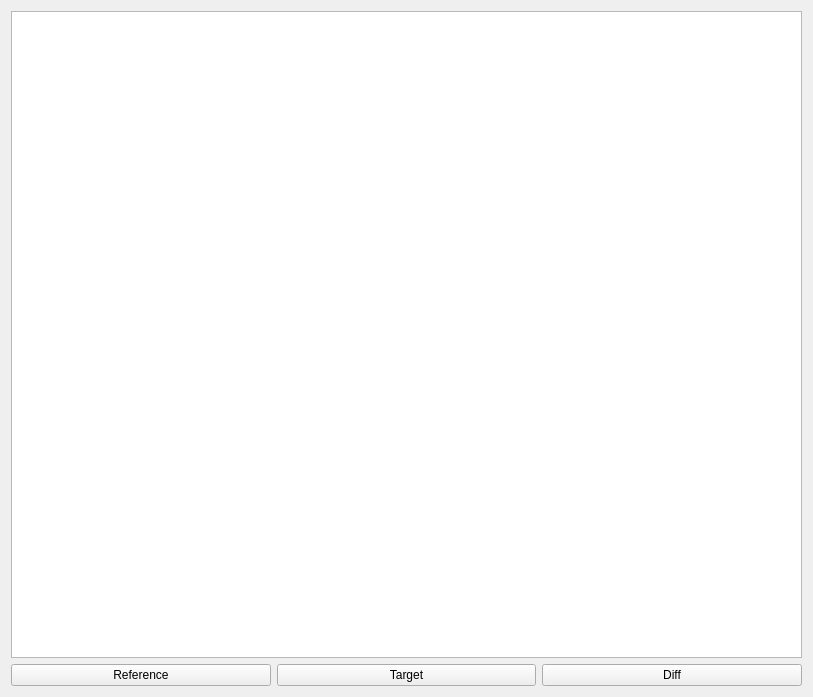
<?xml version="1.0" encoding="UTF-8"?>
<ui version="4.0">
 <class>Form_SpreadSheet</class>
 <widget class="QWidget" name="Form_SpreadSheet">
  <property name="geometry">
   <rect>
    <x>0</x>
    <y>0</y>
    <width>813</width>
    <height>697</height>
   </rect>
  </property>
  <property name="windowTitle">
   <string>Form</string>
  </property>
  <layout class="QVBoxLayout" name="verticalLayout">
   <item>
    <layout class="QGridLayout" name="gridLayout">
     <item row="0" column="0">
      <widget class="QTableView" name="tableView_pfmonBatchTable">
       <property name="sortingEnabled">
        <bool>true</bool>
       </property>
      </widget>
     </item>
    </layout>
   </item>
   <item>
    <layout class="QHBoxLayout" name="horizontalLayout">
     <item>
      <widget class="QPushButton" name="pushButton">
       <property name="text">
        <string>Reference</string>
       </property>
      </widget>
     </item>
     <item>
      <widget class="QPushButton" name="pushButton_2">
       <property name="text">
        <string>Target</string>
       </property>
      </widget>
     </item>
     <item>
      <widget class="QPushButton" name="pushButton_3">
       <property name="text">
        <string>Diff</string>
       </property>
      </widget>
     </item>
    </layout>
   </item>
  </layout>
 </widget>
 <resources/>
 <connections/>
</ui>
